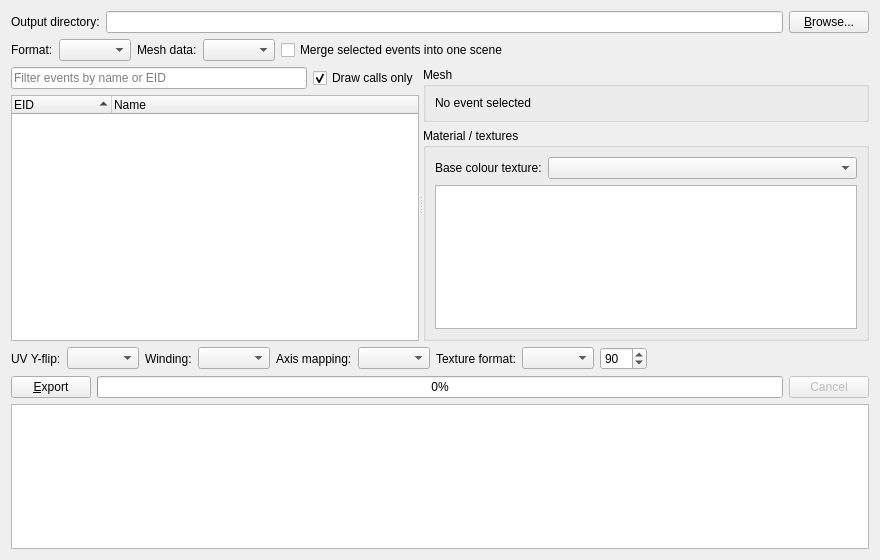
<?xml version="1.0" encoding="UTF-8"?>
<ui version="4.0">
 <class>ExportWindow</class>
 <widget class="QFrame" name="ExportWindow">
  <property name="geometry">
   <rect>
    <x>0</x>
    <y>0</y>
    <width>880</width>
    <height>560</height>
   </rect>
  </property>
  <property name="windowTitle">
   <string>Export</string>
  </property>
  <property name="frameShape">
   <enum>QFrame::NoFrame</enum>
  </property>
  <layout class="QVBoxLayout" name="mainLayout">
   <item>
    <layout class="QHBoxLayout" name="outputRow">
     <item>
      <widget class="QLabel" name="outputLabel">
       <property name="text">
        <string>Output directory:</string>
       </property>
      </widget>
     </item>
     <item>
      <widget class="QLineEdit" name="outputDir"/>
     </item>
     <item>
      <widget class="QPushButton" name="browse">
       <property name="text">
        <string>&amp;Browse...</string>
       </property>
      </widget>
     </item>
    </layout>
   </item>
   <item>
    <layout class="QHBoxLayout" name="formatRow">
     <item>
      <widget class="QLabel" name="formatLabel">
       <property name="text">
        <string>Format:</string>
       </property>
      </widget>
     </item>
     <item>
      <widget class="QComboBox" name="fileFormat"/>
     </item>
     <item>
      <widget class="QLabel" name="meshSourceLabel">
       <property name="text">
        <string>Mesh data:</string>
       </property>
      </widget>
     </item>
     <item>
      <widget class="QComboBox" name="meshSource"/>
     </item>
     <item>
      <widget class="QCheckBox" name="mergeScene">
       <property name="text">
        <string>Merge selected events into one scene</string>
       </property>
      </widget>
     </item>
     <item>
      <spacer name="formatSpacer">
       <property name="orientation">
        <enum>Qt::Horizontal</enum>
       </property>
       <property name="sizeHint" stdset="0">
        <size>
         <width>40</width>
         <height>20</height>
        </size>
       </property>
      </spacer>
     </item>
    </layout>
   </item>
   <item>
    <widget class="QSplitter" name="split">
     <property name="orientation">
      <enum>Qt::Horizontal</enum>
     </property>
     <widget class="QWidget" name="leftPage">
      <layout class="QVBoxLayout" name="leftLayout">
       <item>
        <layout class="QHBoxLayout" name="filterRow">
         <item>
          <widget class="QLineEdit" name="eventFilter">
           <property name="placeholderText">
            <string>Filter events by name or EID</string>
           </property>
          </widget>
         </item>
         <item>
          <widget class="QCheckBox" name="drawsOnly">
           <property name="text">
            <string>Draw calls only</string>
           </property>
           <property name="checked">
            <bool>true</bool>
           </property>
          </widget>
         </item>
        </layout>
       </item>
       <item>
        <widget class="QTreeWidget" name="eventList">
         <property name="selectionMode">
          <enum>QAbstractItemView::ExtendedSelection</enum>
         </property>
         <property name="rootIsDecorated">
          <bool>false</bool>
         </property>
         <property name="sortingEnabled">
          <bool>true</bool>
         </property>
         <column>
          <property name="text">
           <string>EID</string>
          </property>
         </column>
         <column>
          <property name="text">
           <string>Name</string>
          </property>
         </column>
        </widget>
       </item>
      </layout>
     </widget>
     <widget class="QWidget" name="rightPage">
      <layout class="QVBoxLayout" name="rightLayout">
       <item>
        <widget class="QGroupBox" name="meshGroup">
         <property name="title">
          <string>Mesh</string>
         </property>
         <layout class="QVBoxLayout" name="meshGroupLayout">
          <item>
           <widget class="QLabel" name="detailsLabel">
            <property name="text">
             <string>No event selected</string>
            </property>
            <property name="wordWrap">
             <bool>true</bool>
            </property>
            <property name="textFormat">
             <enum>Qt::RichText</enum>
            </property>
            <property name="alignment">
             <set>Qt::AlignTop|Qt::AlignLeft</set>
            </property>
           </widget>
          </item>
         </layout>
        </widget>
       </item>
       <item>
        <widget class="QGroupBox" name="materialGroup">
         <property name="title">
          <string>Material / textures</string>
         </property>
         <layout class="QVBoxLayout" name="materialGroupLayout">
          <item>
           <layout class="QFormLayout" name="baseColorForm">
            <item row="0" column="0">
             <widget class="QLabel" name="baseColorLabel">
              <property name="text">
               <string>Base colour texture:</string>
              </property>
             </widget>
            </item>
            <item row="0" column="1">
             <widget class="QComboBox" name="baseColorCombo"/>
            </item>
           </layout>
          </item>
          <item>
           <widget class="QListWidget" name="textureList"/>
          </item>
         </layout>
        </widget>
       </item>
      </layout>
     </widget>
    </widget>
   </item>
   <item>
    <layout class="QHBoxLayout" name="optionsRow">
     <item>
      <widget class="QLabel" name="uvFlipLabel">
       <property name="text">
        <string>UV Y-flip:</string>
       </property>
      </widget>
     </item>
     <item>
      <widget class="QComboBox" name="uvFlip"/>
     </item>
     <item>
      <widget class="QLabel" name="windingLabel">
       <property name="text">
        <string>Winding:</string>
       </property>
      </widget>
     </item>
     <item>
      <widget class="QComboBox" name="winding"/>
     </item>
     <item>
      <widget class="QLabel" name="axisLabel">
       <property name="text">
        <string>Axis mapping:</string>
       </property>
      </widget>
     </item>
     <item>
      <widget class="QComboBox" name="axisMap"/>
     </item>
     <item>
      <widget class="QLabel" name="texFormatLabel">
       <property name="text">
        <string>Texture format:</string>
       </property>
      </widget>
     </item>
     <item>
      <widget class="QComboBox" name="texFormat"/>
     </item>
     <item>
      <widget class="QSpinBox" name="jpegQuality">
       <property name="minimum">
        <number>1</number>
       </property>
       <property name="maximum">
        <number>100</number>
       </property>
       <property name="value">
        <number>90</number>
       </property>
      </widget>
     </item>
     <item>
      <spacer name="optionsSpacer">
       <property name="orientation">
        <enum>Qt::Horizontal</enum>
       </property>
       <property name="sizeHint" stdset="0">
        <size>
         <width>40</width>
         <height>20</height>
        </size>
       </property>
      </spacer>
     </item>
    </layout>
   </item>
   <item>
    <layout class="QHBoxLayout" name="actionRow">
     <item>
      <widget class="QPushButton" name="exportButton">
       <property name="text">
        <string>&amp;Export</string>
       </property>
      </widget>
     </item>
     <item>
      <widget class="QProgressBar" name="progressBar">
       <property name="value">
        <number>0</number>
       </property>
       <property name="textVisible">
        <bool>true</bool>
       </property>
      </widget>
     </item>
     <item>
      <widget class="QPushButton" name="cancelButton">
       <property name="enabled">
        <bool>false</bool>
       </property>
       <property name="text">
        <string>Cancel</string>
       </property>
      </widget>
     </item>
    </layout>
   </item>
   <item>
    <widget class="QPlainTextEdit" name="log">
     <property name="readOnly">
      <bool>true</bool>
     </property>
    </widget>
   </item>
  </layout>
 </widget>
 <resources/>
 <connections/>
</ui>
